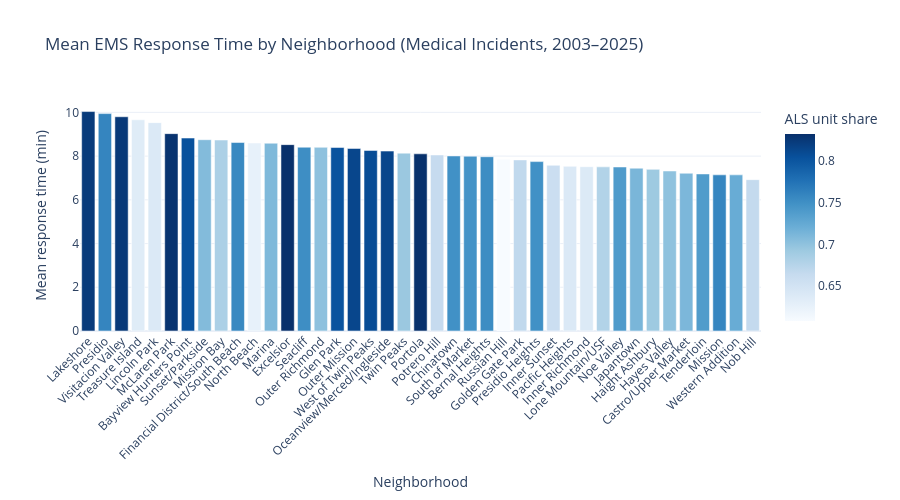

Here is the notebook cell this chart was saved with:
### Code cell
# ============================================================
# Neighborhood-level EMS analysis
# Here we compare how mean response time changes across neighborhoods
# ============================================================

# Column used to identify neighborhoods in the Fire/EMS dataset
NB_COL = 'Neighborhooods - Analysis Boundaries'

# Calculate EMS activity and response time statistics by neighborhood
resp_nb = (
    df_ems_project
    .groupby(NB_COL)
    .agg(
        ems_calls=('Call Number', 'count'),
        mean_response=('dispatch_to_on_scene_min', 'mean'),
        median_response=('dispatch_to_on_scene_min', 'median'),
        als_share=('ALS Unit', 'mean')
    )
    .reset_index()
    .rename(columns={NB_COL: 'neighborhood'})
)

# Keep only neighborhoods with enough observations to make the comparison more stable
resp_nb = resp_nb[resp_nb['ems_calls'] >= 500].copy()

# Sort neighborhoods from slowest to fastest mean response time
resp_nb = resp_nb.sort_values('mean_response', ascending=False)

# Plot mean response time by neighborhood
# Color shows the share of responses handled by ALS units
fig_nb = px.bar(
    resp_nb,
    x='neighborhood', y='mean_response',
    color='als_share',
    color_continuous_scale='Blues',
    hover_data=['ems_calls', 'median_response'],
    title='Mean EMS Response Time by Neighborhood (Medical Incidents, 2016-2025)',
    labels={
        'neighborhood'  : 'Neighborhood',
        'mean_response' : 'Mean response time (min)',
        'als_share'     : 'ALS unit share'
    },
    template=TEMPLATE,
)

fig_nb.update_layout(xaxis_tickangle=-45, height=500)
fig_nb.show()
fig_nb.write_html('images/response_time_by_neighborhood.html')

# Show the neighborhoods with the slowest and fastest response times
print('\nTop 5 slowest-responding neighborhoods:')
display(resp_nb.head(5)[['neighborhood', 'mean_response', 'ems_calls']].reset_index(drop=True))
print('\nTop 5 fastest-responding neighborhoods:')
display(resp_nb.tail(5)[['neighborhood', 'mean_response', 'ems_calls']].reset_index(drop=True))

### Figure 1 — Plotly figure (JSON) as saved in the notebook; plotly's stock layout.template omitted (floating-point values rounded to 4 significant figures)
{"data": [{"alignmentgroup": "True", "customdata": [[25002, 8.25], [7587, 8.133], [24314, 8.167], [9688, 6.067], [915, 7.25], [1085, 7.55], [96434, 7.017], [70910, 6.55], [28715, 6.483], [116324, 6.267], [31855, 6.267], [30002, 6.3], [39605, 6.633], [2196, 6.033], [43726, 6.133], [9342, 6.675], [28796, 6.383], [41009, 6.35], [23368, 6.333], [6739, 6.35], [17841, 6.65], [16372, 6.15], [33027, 5.717], [203696, 5.983], [31272, 6.2], [24800, 5.6], [13149, 5.8], [13042, 5.892], [23447, 5.55], [27798, 5.433], [19669, 5.283], [24033, 5.617], [17010, 5.6], [20993, 5.383], [22914, 5.35], [42552, 5.383], [44100, 5.35], [298598, 5.283], [177909, 5.283], [66001, 5.217], [57754, 4.767]], "hovertemplate": "Neighborhood=%{x}<br>Mean response time (min)=%{y}<br>ems_calls=%{customdata[0]}<br>median_response=%{customdata[1]}<br>ALS unit share=%{marker.color}<extra></extra>", "legendgroup": "", "marker": {"color": [0.8227, 0.7595, 0.8244, 0.6348, 0.6404, 0.8295, 0.8036, 0.7072, 0.6824, 0.756, 0.6267, 0.7094, 0.832, 0.7514, 0.7011, 0.8023, 0.8133, 0.8081, 0.814, 0.6942, 0.8312, 0.6639, 0.7487, 0.747, 0.7528, 0.6085, 0.6677, 0.7489, 0.6585, 0.6395, 0.639, 0.6781, 0.7393, 0.7122, 0.6925, 0.7007, 0.711, 0.7387, 0.7581, 0.7222, 0.6656], "coloraxis": "coloraxis", "pattern": {"shape": ""}}, "name": "", "offsetgroup": "", "orientation": "v", "showlegend": false, "textposition": "auto", "type": "bar", "x": ["Lakeshore", "Presidio", "Visitacion Valley", "Treasure Island", "Lincoln Park", "McLaren Park", "Bayview Hunters Point", "Sunset/Parkside", "Mission Bay", "Financial District/South Beach", "North Beach", "Marina", "Excelsior", "Seacliff", "Outer Richmond", "Glen Park", "Outer Mission", "West of Twin Peaks", "Oceanview/Merced/Ingleside", "Twin Peaks", "Portola", "Potrero Hill", "Chinatown", "South of Market", "Bernal Heights", "Russian Hill", "Golden Gate Park", "Presidio Heights", "Inner Sunset", "Pacific Heights", "Inner Richmond", "Lone Mountain/USF", "Noe Valley", "Japantown", "Haight Ashbury", "Hayes Valley", "Castro/Upper Market", "Tenderloin", "Mission", "Western Addition", "Nob Hill"], "xaxis": "x", "y": [10.04, 9.945, 9.801, 9.663, 9.532, 9.029, 8.826, 8.751, 8.737, 8.622, 8.602, 8.591, 8.526, 8.408, 8.403, 8.393, 8.351, 8.26, 8.231, 8.136, 8.105, 8.053, 8.008, 7.997, 7.973, 7.862, 7.828, 7.749, 7.582, 7.534, 7.516, 7.509, 7.503, 7.447, 7.394, 7.32, 7.217, 7.184, 7.143, 7.143, 6.924], "yaxis": "y"}], "layout": {"barmode": "relative", "coloraxis": {"colorbar": {"title": {"text": "ALS unit share"}}, "colorscale": [[0, "rgb(247,251,255)"], [0.125, "rgb(222,235,247)"], [0.25, "rgb(198,219,239)"], [0.375, "rgb(158,202,225)"], [0.5, "rgb(107,174,214)"], [0.625, "rgb(66,146,198)"], [0.75, "rgb(33,113,181)"], [0.875, "rgb(8,81,156)"], [1, "rgb(8,48,107)"]]}, "height": 500, "legend": {"tracegroupgap": 0}, "title": {"text": "Mean EMS Response Time by Neighborhood (Medical Incidents, 2003–2025)"}, "xaxis": {"anchor": "y", "domain": [0, 1], "tickangle": -45, "title": {"text": "Neighborhood"}}, "yaxis": {"anchor": "x", "domain": [0, 1], "title": {"text": "Mean response time (min)"}}}}
